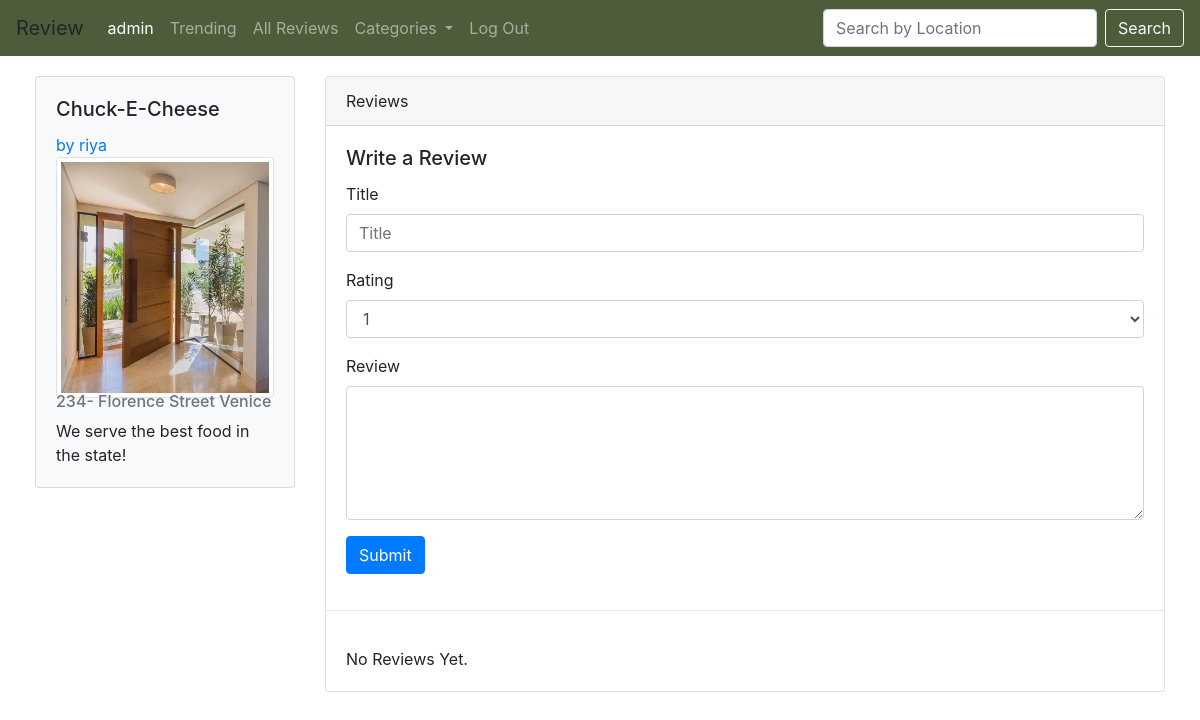
Screenshot of /business/13 (signed in) with the database file from the repository.
### review/models.py (models this page shows, shortened)
class User(AbstractUser):
    followers = models.ManyToManyField("User", related_name="following")
    bio = models.TextField(blank=True, max_length=10000)

class Business(models.Model):
    user = models.ForeignKey("User", on_delete=models.CASCADE, null=True, related_name="affiliations")
    name = models.CharField(max_length=300)
    description = models.TextField(max_length=10000)
    image = models.FileField(blank=True, null=True, upload_to='images/')
    address = models.CharField(max_length=1000)
    category = models.ForeignKey("Category", on_delete=models.CASCADE, blank=True, null=True, related_name="businesses")

### review/views.py (the view)
# urls.py: path("business/<int:id>", views.business, name="business"),
@csrf_exempt
@login_required(login_url='/login')
def business (request, id):
    if request.method == 'PUT':
        data = json.loads(request.body)
        body = data.get("body")
        review = Review.objects.get(id=id)
        if body is not None:
            review.body = body
        else:
            if request.user in review.likes.all():
                review.likes.remove(request.user)
            else:
                review.likes.add(request.user)
        review.save()
        return HttpResponse(status=204)
    else:
        return render(request, "review/business.html", {
            'business': Business.objects.get(pk=id)
        })

### review/templates/review/business.html (shortened to what this page needs)
{% extends 'review/layout.html' %}
{% load static %}
{% block app %}
<div class="container-fluid">
    <div class="row">
        <div class="col-md-3">
            <div class="card bg-light">
              <div class="card-body" id={{business.id}}>
                <h5 class="card-title">{{business.name}}</h5>
                <a href="{% url 'profile' business.user.username %}" class="card-link">by {{ business.user.username }}</a>
                {% if business.image %}
                <img class="img-thumbnail"  src={{business.image.url}}/>
                {% endif %}
                <h6 class="card-subtitle mb-2 text-muted">{{business.address}}</h6>
                <p class="card-text" id=p_{{business.id}}>{{business.description}}</p>
              </div>
            </div>
          </div>
          <div class="col-md-9">
            <div class="card">
                <div class="card-header">
                  Reviews
                </div>
                <div class="card-body">
                  <h5 class="card-title">Write a Review</h5>
                  <form id="review-form" name="{{ business.id }}">
                    <div class="form-group">
                      <label for="review-title">Title</label>
                      <input class="form-control" id="review-title" placeholder="Title">
                    </div>
                    <div class="form-group">
                      <label for="review-rating">Rating</label>
                      <select class="form-control" id="review-rating">
                        <option value="1">1</option>
                      </select>
                    </div>
                    <div class="form-group">
                      <label for="review-body">Review</label>
                      <textarea class="form-control" id="review-body" rows="5"></textarea>
                    </div>
                    <button type="submit" class="btn btn-primary">Submit</button>
                  </form>
                </div>
                <hr>
                {% for review in business.reviews.all %}
                <div class="card-body" id={{review.id}}>
                  <h5 class="card-title">{{ review.title }}</h5>
                  <h6 class="card-subtitle mb-2 text-muted">Rating: {{ review.rating }} out of 5</h6>
                  <p id=p_{{review.id}} class="card-text">{{ review.body }}</p>
                  <a href="{% url 'profile' review.user.username %}" class="card-link">by {{ review.user.username }}</a>
                  {% if request.user == review.user %}
                  <button id=edit_{{review.id}} class="btn btn-outline-info edit review">Edit</button>
                  {% else %}
                  {% if request.user in review.likes.all %}
                  <button value={{review.id}} id=l_{{review.id}} style="color: black" class="btn like">
                  {% else %}
                  <button value={{review.id}} id=l_{{review.id}} style="color: red" class="btn like">
                  {% endif %}
                  <svg xmlns="http://www.w3.org/2000/svg" value={{review.id}} width="16" height="16" fill="currentColor" class="bi bi-heart-fill like" viewBox="0 0 16 16">
                    <path class="like" fill-rule="evenodd" d="M8 1.314C12.438-3.248 23.534 4.735 8 15-7.534 4.736 3.562-3.248 8 1.314z"/>
                </svg></button> {{ review.likes.count }}
                  {% endif %}
                </div>
                <hr>
                {% empty %}
                  <p style="margin: 20px">No Reviews Yet.</p>
                {% endfor %}
          </div>
    </div>
</div>
{% endblock %}

### review/templates/review/layout.html (shortened to what this page needs)
{% load static %}
<!doctype html>
<html lang="en">
  <head>
    <link rel="stylesheet" href="https://stackpath.bootstrapcdn.com/bootstrap/4.3.1/css/bootstrap.min.css">
    <link rel="stylesheet" href="{% static 'review/styles.css' %}">
  </head>
  <body>
    <nav class="navbar navbar-expand-lg navbar-dark" style="background-color: #4D5D3B;">
        <a class="navbar-brand">Review</a>
        <div class="collapse navbar-collapse" id="navbarSupportedContent">
          <ul class="navbar-nav mr-auto">
            {% if request.user.is_authenticated %}
              <li class="nav-item active">
                <a class="nav-link" id="profile-name" value={{request.user.username}} href="{% url 'index' %}">{{request.user.username}}</a>
              </li>
            {% endif %}
            <li class="nav-item">
              <a class="nav-link business" id="all" href="{% url 'all' 'all' %}">Trending</a>
            </li>
            <li class="nav-item">
              <a class="nav-link" href="{% url 'all' 'review' %}">All Reviews</a>
            </li>
            <li class="nav-item dropdown">
              <a class="nav-link dropdown-toggle" href="#" id="navbarDropdown" role="button" data-toggle="dropdown" aria-haspopup="true" aria-expanded="false">
                Categories
              </a>
            </li>
            {% if user.is_authenticated %}
            <li class="nav-item">
              <a class="nav-link" href="{% url 'logout' %}">Log Out</a>
            </li>
            {% endif %}
          </ul>
          <form id="searchform" class="form-inline my-2 my-lg-0" method="GET" action="{% url 'all' 'search' %}">
              <input class="form-control mr-sm-2" id="search" name="location" type="search" placeholder="Search by Location" aria-label="Search">
            <input id="search-btn" class="btn btn-outline-light my-2 my-sm-0" type="submit" value="Search"></input>
          </form>
        </div>
      </nav>
      <div id="app">
          {% block app %} {% endblock %}
      </div>
    </body>
</html>

### review/static/review/styles.css (style rules this page uses)
#app { margin: 20px; }

### rows the page displays
User: user.username "admin"
Business: name "Chuck-E-Cheese", user.username "riya", image (picture), address "234- Florence Street Venice", description "We serve the best food in the state!"
